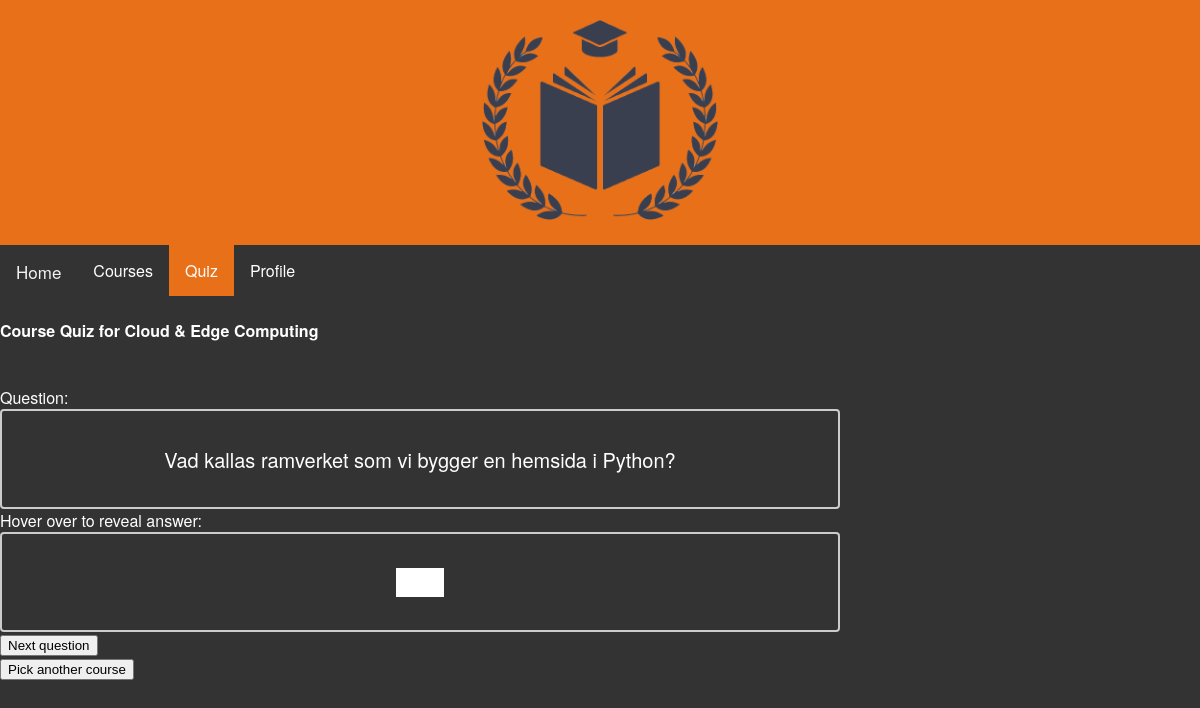
The page /quizes/quiz_time/EDA236/quiz on the database its author committed.
### tables this page shows
CREATE TABLE courses(
            course_id TEXT PRIMARY KEY,
            name TEXT NOT NULL,
            info TEXT NOT NULL);

CREATE TABLE quizes(
            id INTEGER PRIMARY KEY AUTOINCREMENT,
            course_id INTEGER NOT NULL,
            topic TEXT NOT NULL, 
            question TEXT NOT NULL, 
            answer TEXT NOT NULL);

### main.py (the view)
@app.route('/quizes/quiz_time/<course_id>/quiz')
def quizes_take(course_id):
    connection = db_stud.open_connection("studyroom")
    questions = db_stud.get_quest_for_id(connection, course_id)
    rand_question = questions[random.randint(0, len(questions) - 1)]
    course_entry = db_stud.get_course_with_id(connection=connection, course_id=course_id)
    course = {"id": course_id,
              "name": course_entry[0][1]}
    print(questions)
    return render_template("course_quiz.html", question=rand_question, course=course, courses=study_room_db.courses)

### db_stud.py (called while the page is built)
def create_connection(path: str):
    connection = None
    try:
        connection = sqlite3.connect(path)
        print("Connection to SQLite DB successful!")
    except Error as e:
        print(f"The error {e} occurred!")
    return connection

def open_connection(db: str):
    return create_connection(os.path.join(PATH_DB_TABLES, db + ".db"))

def execute_read_query(connection, query: str, limit: int = None):
    cursor = connection.cursor()
    try:
        cursor.execute(query)
        if limit is None:
            result = cursor.fetchall()
        else:
            result = cursor.fetchmany(limit)
        return result
    except Error as e:
        print(f"The error {e} occurred!")

def get_course_with_id(connection, course_id):
    query = f"""SELECT * FROM courses WHERE course_id='{course_id}';"""
    return execute_read_query(connection, query)

def get_quest_for_id(connection, course_id):
    query = f"""SELECT * FROM quizes WHERE course_id='{course_id}' ORDER BY RANDOM();"""
    return execute_read_query(connection, query)

### templates/course_quiz.html
{% extends "quizes.html" %}
{% block body %}
<h4>Course Quiz for {{course.name}}</h4>
<br>
    <form action="/quizes/quiz_time/{{course.id}}/quiz/next_question">
        <label for="rand_question">Question: </label><br>
        <div class="question_txt" id="rand_question" name="rand_question" disabled>{{ question[3] }}</div>
        <label for="rand_answer">Hover over to reveal answer:</label><br>
        <div class="answer_txt" id="rand_answer" name="rand_answer" disabled>
            <span class="spoiler">{{ question[4] }}</span>
        </div>
        <input type="submit" value="Next question">
    </form>
    <form action="/quizes/quiz_time"><input type="submit" value="Pick another course"></form>
{% endblock %}

### static/css/main.css (style rules this page uses)
body { margin: 0; padding: 0; font-family: "Helvetica Neue", Helvetica, Arial, sans-serif; color: #ffffff; background-color: #333333; vertical-align: middle; }
.question_txt { width: 70%; height: 100px; box-sizing: border-box; border: 2px solid #ccc; border-radius: 4px; background-color: #333333; color: #ffffff; font-size: 20px; display: flex; align-items: center; justify-content: center; }
.answer_txt { width: 70%; height: 100px; box-sizing: border-box; border: 2px solid #ccc; border-radius: 4px; background-color: #333333; color: #ffffff; font-size: 20px; display: flex; align-items: center; justify-content: center; }
.spoiler { color: #ffffff; background-color: #ffffff; }

### rows shown on the page
courses: name "Cloud & Edge Computing"
quizes: question "Vad kallas ramverket som vi bygger en hemsida i Python?"
